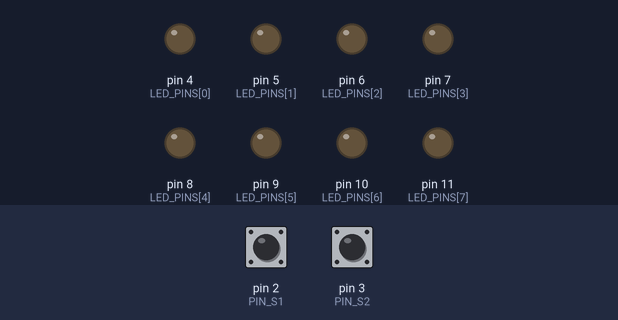
A sketch run on a simulated Arduino Uno, built with avr-gcc and run on an emulated ATmega328P. On the bench: output pins drawn as LEDs (lit = HIGH). Inputs (shaded band) come from the test bench; at power-on: pin 2 (PIN_S1) HIGH, pin 3 (PIN_S2) HIGH. Sleep ends after the set time or at an interrupt.

Above: at 1.2 s.
1.3 s: pin 2 (PIN_S1) pulled LOW for 0.15 s
At 1.7 s:
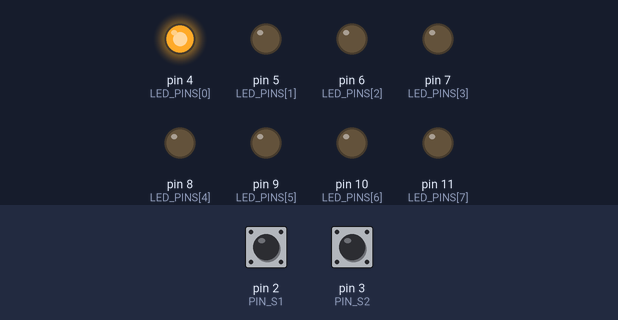
2.9 s: pin 2 (PIN_S1) pulled LOW for 1 s
At 4.1 s:
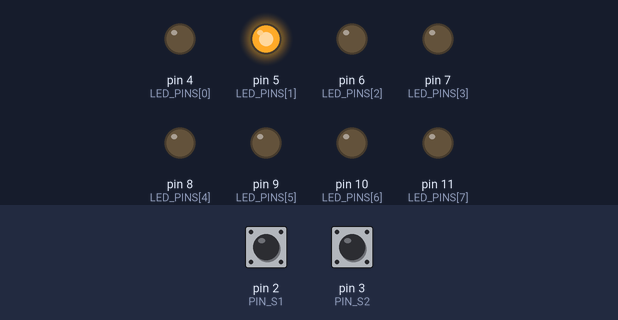
5.4 s: pin 2 (PIN_S1) pulled LOW for 0.15 s
At 6.0 s:
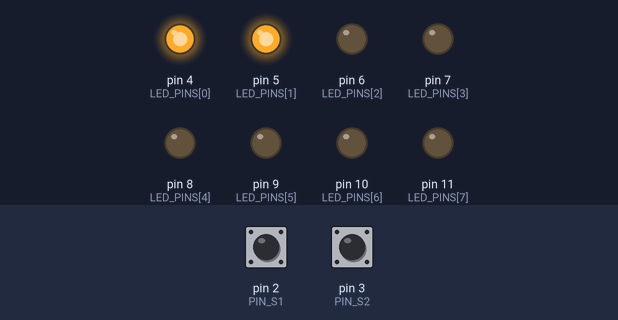
7.0 s: pin 2 (PIN_S1) pulled LOW for 3.2 s
At 8.4 s:
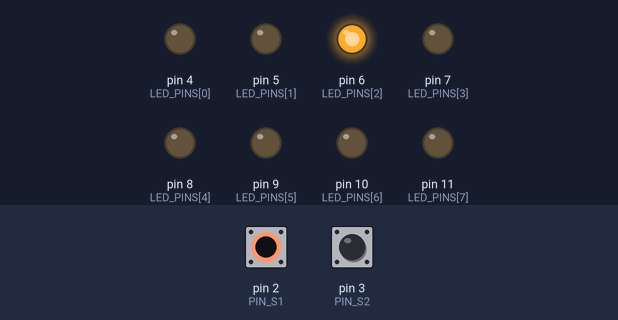
11.7 s: pin 2 (PIN_S1) pulled LOW for 0.15 s
At 12.0 s:
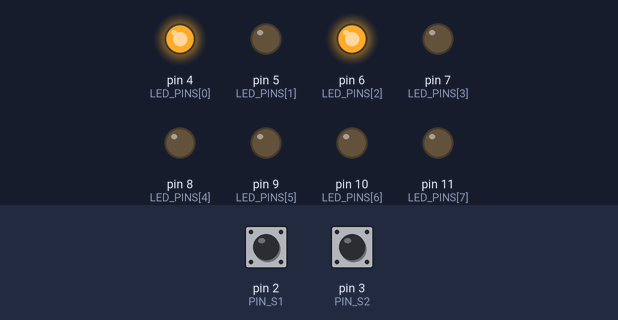
13.3 s: pin 2 (PIN_S1) pulled LOW for 1 s
At 14.4 s:
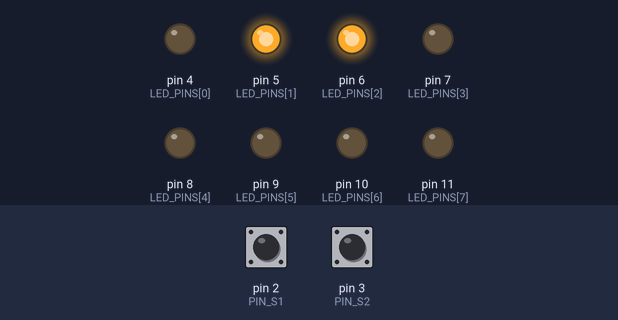
Timing chart, 0 to 16.3 s (numbered marks = the images above; inputs shaded):
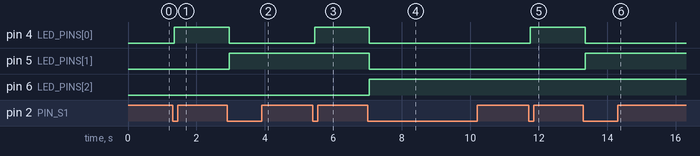

Measured:
- after the input at 1.3 s, pin 4 (LED_PINS[0]): LOW → HIGH after 0.05 s
- after the input at 2.9 s, pin 4 (LED_PINS[0]): HIGH → LOW after 0.05 s; pin 5 (LED_PINS[1]): LOW → HIGH after 0.05 s
- after the input at 5.4 s, pin 4 (LED_PINS[0]): LOW → HIGH after 0.05 s
- after the input at 7.0 s, pin 4 (LED_PINS[0]), pin 5 (LED_PINS[1]): HIGH → LOW after 0.05 s; pin 6 (LED_PINS[2]): LOW → HIGH after 0.05 s
- after the input at 11.7 s, pin 4 (LED_PINS[0]): LOW → HIGH after 0.05 s
- after the input at 13.3 s, pin 4 (LED_PINS[0]): HIGH → LOW after 0.05 s; pin 5 (LED_PINS[1]): LOW → HIGH after 0.05 s

The sketch:

Check15_1_2.ino
```cpp
//15.1.2
#include <avr/sleep.h>
#include <avr/interrupt.h>

const uint8_t PIN_S1 = 2; // Interrupt 0 (S1)
const uint8_t PIN_S2 = 3; // Interrupt 1 (S2)
const uint8_t LED_PINS[8] = {4, 5, 6, 7, 8, 9, 10, 11};

volatile uint8_t counter = 0;
volatile bool flag_S1 = false;
volatile bool flag_S2 = false;

void updateLEDs(uint8_t val) {
  for (int i = 0; i < 8; i++) {
    digitalWrite(LED_PINS[i], (val >> i) & 0x01);
  }
}

// ISR สั้นๆ สำหรับปลุก CPU และตั้ง Flag
void isr_S1() {
  flag_S1 = true;
}

void isr_S2() {
  flag_S2 = true;
}

void enterSleepMode() {
  set_sleep_mode(SLEEP_MODE_PWR_DOWN); // กำหนดโหมดหลับลึก[cite: 1]
  sleep_enable();                       // เปิดการทำงาน Sleep[cite: 1]
  sleep_bod_disable();                  // ปิด BOD เพื่อประหยัดพลังงาน[cite: 1]

  sei();                                // เปิดใช้งาน Interrupts ทั้งหมด
  sleep_cpu();                          // สั่งให้ CPU เข้าสู่ภาวะหลับ[cite: 1]

  sleep_disable();                      // ปิดการทำงาน Sleep เมื่อตื่นขึ้นมา[cite: 1]
}

void setup() {
  for (int i = 0; i < 8; i++) {
    pinMode(LED_PINS[i], OUTPUT);
  }

  pinMode(PIN_S1, INPUT_PULLUP);
  pinMode(PIN_S2, INPUT_PULLUP);

  // ใช้วิธี LOW เพื่อให้แน่ใจว่าปลุกจาก SLEEP_MODE_PWR_DOWN ได้เสถียรที่สุด
  attachInterrupt(digitalPinToInterrupt(PIN_S1), isr_S1, LOW);
  attachInterrupt(digitalPinToInterrupt(PIN_S2), isr_S2, LOW);

  updateLEDs(counter);
}

void loop() {
  // เข้าสู่ภาวะหลับ
  enterSleepMode();

  // จัดการประมวลผลหลังตื่นจากการขัดจังหวะ
  if (flag_S1) {
    delay(50); // หน่วงเวลาป้องกันการสั่นของสวิตช์ (Debounce)
    if (digitalRead(PIN_S1) == LOW) {
      counter++;
      updateLEDs(counter);
    }
    flag_S1 = false;
    while (digitalRead(PIN_S1) == LOW); // รอกดปล่อย
  }

  if (flag_S2) {
    delay(50);
    if (digitalRead(PIN_S2) == LOW) {
      counter--;
      updateLEDs(counter);
    }
    flag_S2 = false;
    while (digitalRead(PIN_S2) == LOW); // รอกดปล่อย
  }
}
```
